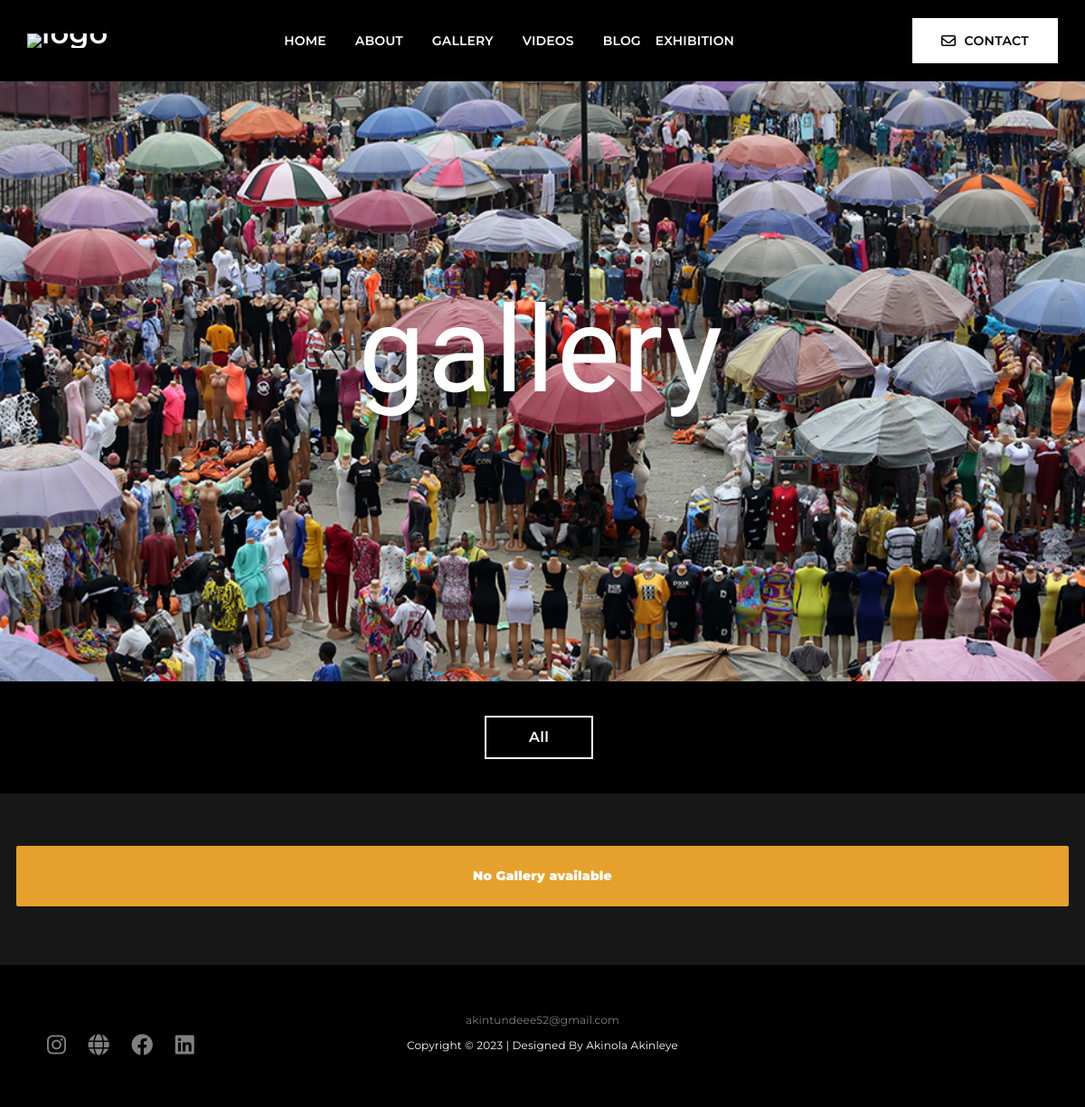
/gallery, run on an earlier commit of the app's database.
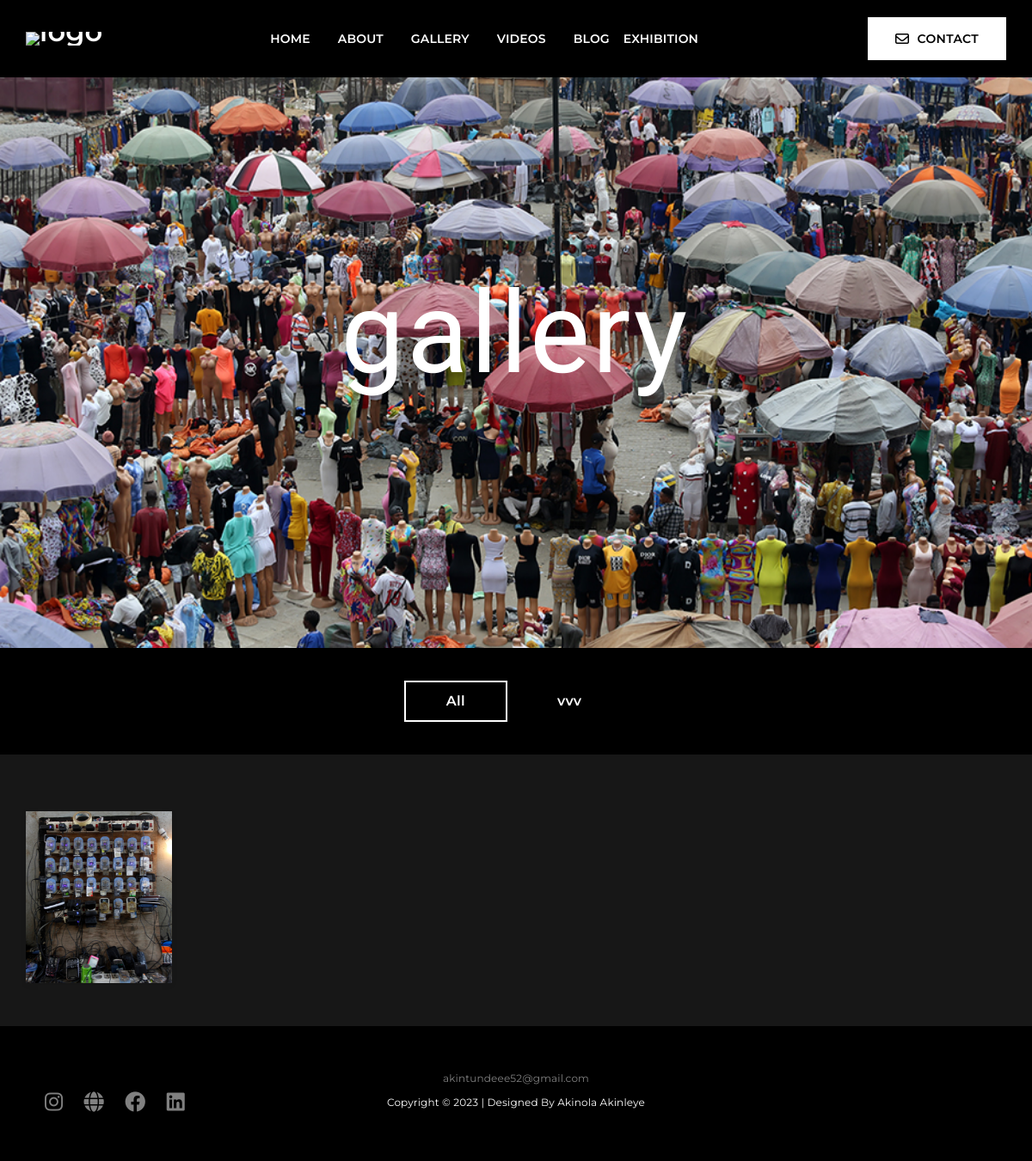
And on a later commit of the database.
### akintunde/models.py (models this page shows, shortened)
class Category(models.Model):
    title = models.CharField(null=True, max_length=200)  # blankc=true means the filed can be blank
    def __str__(self):
        return self.title

class Gallery(models.Model):
    host = models.ForeignKey(User, on_delete=models.CASCADE, null=True)
    category = models.ForeignKey(Category, on_delete=models.CASCADE, null=True, blank=True)
    title = models.CharField(max_length=200)  # must specify leng
    image = models.ImageField(upload_to='images/gallery', blank=True)
    image_caption = models.CharField(max_length=200, null=True, blank=True)
    image_description = models.TextField(null=True, blank=True)

### akintunde/views.py (the view)
# urls.py: path("gallery", views.gallery, name="gallery"),
def gallery(request):
    q = request.GET.get('q') if request.GET.get('q') is not None else ''  # set q to empty
    gallery = Gallery.objects.filter(
        category__title__icontains=q)  # filter by category titile withou a case(upper or lower)
    categories = Category.objects.all()  # allow to use category in gallery
    context = {"gallery": gallery, "categories": categories}
    return render(request, "akintunde/gallery.html", context)

### akintunde/templates/akintunde/gallery.html (shortened to what this page needs)
{% extends 'main.html' %}
{% block content %}
    <div class="section-gallery-header">
        <header class="xl v-center bg-img jarallax h-75 header-gallery height-90 bg-body" data-jarallax data-speed="0.8"
                style="  background: url('static/images/pix13.jpg') no-repeat center/cover;">
            <div class="container text-center">
                <h1 class="page-title text-white mb-0 display-1"
                    style="font-size: 11vw; color: #456433; font-family: 'Rochester', cursive;">
                    gallery</h1>
            </div>
        </header>
    </div>
<div class="main-container p-0 category-nav">
    <div class="section-gallery-cat">
        <div class="container p-0" id="portfolio">
            <div class="button-group filters-button-group text-center">
                <a href="{% url 'gallery' %}">
                    <button class="btn filter-btn is-checked btn-outline-white" data-filter="*">All</button>
                </a>
                {% for category in categories %}
                    <a href="{% url 'gallery' %}?q={{ category.title }}">
                        <button class="btn filter-btn" data-filter="">{{ category.title }}</button>
                    </a>
                {% endfor %}
            </div>
        </div>
    </div>
</div>
<div class="main-container p-0 bg-inverse-frosted">
    <section id="portfolio" class="portfolio-6col">
        <div class="container-fluid">
            <div class="row">
                {% for gal in gallery %}
                    <div class="col-md-6 col-lg-4 col-xl-2 web-design">
                        {% if gal.image %}
                            <a class="gallery-glightbox" href="{{ gal.image.url }}" data-title="{{ gal.title }}"
                               data-description="{{ gal.image_description }}"
                               data-desc-position="right"
                               data-type="image"
                               data-height="auto"
                               data-zoomable="true"
                               data-draggable="true">
                                <figure class="portfolio-item">
                                    <div class="hovereffect">
                                        {% if gal.image %}
                                            <img class="img-responsive" src="{{ gal.image.url }}" alt="img"
                                                 width="200" height="400" style="object-fit: cover"/>
                                        {% endif %}
                                    </div>
                                </figure>
                            </a>
                        {% endif %}
                    </div>
                    {% empty %}
                    <h1 class="text-center alert alert-warning mt-2">No Gallery available</h1>
                {% endfor %}
            </div>
    </section>
</div>
    {% include 'footer.html' %}
{% endblock content %}

### templates/main.html (shortened to what this page needs)
{% load static %}
<!DOCTYPE html>
<html lang="en">
<head>
    <link href="{% static 'css/custom.css' %}" rel="stylesheet" type='text/css' media='screen'/>
    <link href="{% static 'mipo/assets/css/bootstrap.min.css' %}" rel="stylesheet">
    <link rel="stylesheet" href="{% static 'mipo/assets/css/animate.min.css' %}">
    <link rel="stylesheet" href="{% static 'mipo/assets/css/aos.css' %}">
    <link rel="stylesheet" href="{% static 'mipo/assets/css/swiper-bundle.min.css' %}">
    <link rel="stylesheet" href="{% static 'mipo/assets/css/style.css' %}">
    <link rel="stylesheet" type="text/css" href="{% static 'font-awesome/css/all.css' %}">
    <link rel="stylesheet" type="text/css" href="{% static 'css/glightbox/glightbox.min.css' %}">
    <link rel="stylesheet" type="text/css" href="{% static 'css/plyr/plyr.css' %}">
</head>
<body style="background: black;">
{% include 'navbar.html' %}
{% block content %} {% endblock content %}
</body>

### templates/navbar.html (shortened to what this page needs)
{% load static %}
{% block content %}
    <nav class="navbar navbar-expand-lg navbar-inverse bg-black absolute top-0 left-0 right-0 fixed-top">
        <div class="container-fluid">
            <a class="navbar-brand" href="{% url 'home' %}"><img
                    src="{% static 'images/logo-akintunde.png' %}" alt="logo"></a>
            <div class="collapse navbar-collapse" id="navbar-toggle-nav-center">
                <ul class="navbar-nav m-x-auto">
                    <li class="nav-item">
                        <a class="nav-link" href="{% url 'home' %}" id="dropdown1" aria-haspopup="true"
                           aria-expanded="false">HOME</a>
                    </li>
                    <li class="nav-item">
                        <a class="nav-link" href="{% url 'about' %}" id="dropdown2" aria-haspopup="true"
                           aria-expanded="false">ABOUT</a>
                    </li>
                    <li class="nav-item">
                        <a class="nav-link" href="{% url 'gallery' %}" id="dropdown3" aria-haspopup="true"
                           aria-expanded="false">GALLERY</a>
                    </li>
                    <li class="nav-item">
                        <a class="nav-link" href="{% url 'videos' %}" id="dropdown4" aria-haspopup="true"
                           aria-expanded="false">VIDEOS</a>
                    </li>
                    <li class="nav-item">
                        <a class="nav-link last-menu-item" href="{% url 'blog' %}">BLOG</a>
                    </li>
                    <li class="nav-item">
                        <a class="nav-link last-menu-item" href="{% url 'exhibition' %}">EXHIBITION</a>
                    </li>
                </ul>
                <ul class="navbar-button p-0 m-0 ml-30">
                    <li class="nav-item">
                        <a href="{% url 'contact' %}" class="btn btn-sm btn-white"><i
                                class="far fa-envelope fs-16 mr-5 va-middle"></i> <span class="va-middle">CONTACT</span></a>
                    </li>
                </ul>
            </div>
        </div>
    </nav>
{% endblock content %}

### akintunde/templates/akintunde/partial/messages.html (shortened to what this page needs)
{% load static %}

### templates/footer.html (shortened to what this page needs)
{% block content %}
    <footer class="bg-black text-center">
        <div class="container" >
            <div class="row align-items-start align-middle">
                <div class="col-xs-12 col-md-12 col-lg-3 text-left  mb-2 ">
                    <a href="https://www.instagram.com/a.k.i.n.t.u.n.d.e/?hl=en"><i
                            class="fa-brands fa-instagram fa-xl white-hover p-10"></i></a>
                    <a href="https://carleton.ca/socanth/profile/akintunde-akinleye/"><i class="fa-solid fa-globe fa-xl white-hover p-10"></i></a>
                    <a href="https://www.facebook.com/akintunde.akinleye.9"><i
                            class="fa-brands fa-facebook fa-xl white-hover p-10"></i></a>
                    <a href="https://ca.linkedin.com/in/akintunde-akinleye-361ba342"><i
                            class="fa-brands fa-linkedin fa-xl white-hover p-10"></i></a>
                </div>
                <div class="col-xs-12 col-md-12 col-lg-6">
                    <a href="mailto:akintundeee52@gmail.com" id="footer-email"
                       class=" white-hover" style="font-size: 12px;">akintundeee52@gmail.com</a>
                    <p class="mt-2" style="color: white; font-size: 12px; ">Copyright ©
                        | Designed By Akinola Akinleye
                    </p>
                </div>
            </div>
    </footer>
{% endblock content %}

### static/css/custom.css (style rules this page uses)
h1 { color: white; }
footer a { color: grey; }
footer i { margin-top: 30px; }
#portfolio button { color: white; }
#portfolio figure img { object-fit: cover; height: 200px; width: 400px; }

What changed in the data, as far as the page shows it:
added Category: title "vvv"
added Gallery: image (picture)
Also different on the page:
text no longer shown: "No Gallery available"
